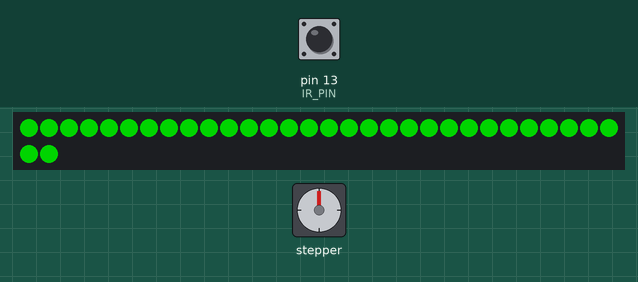
Simulated run of this sketch. Board: Arduino Mega 2560, built with avr-gcc and run on an emulated ATmega2560. On the bench: stepper motor, 32 RGB LEDs in strip order, left to right, continuing on the next row. Wiring (inferred from the names in the program): stepper motor driver (5000 steps per turn assumed): step pin 46; direction pin 45. The inputs (shaded band) are chosen by the test bench; at power-on: pin 13 (IR_PIN) LOW. Dim RGB values are drawn brighter than linear.

Above: at 5.1 s.
5.9 s: pin 13 (IR_PIN) driven HIGH
At 6.9 s:
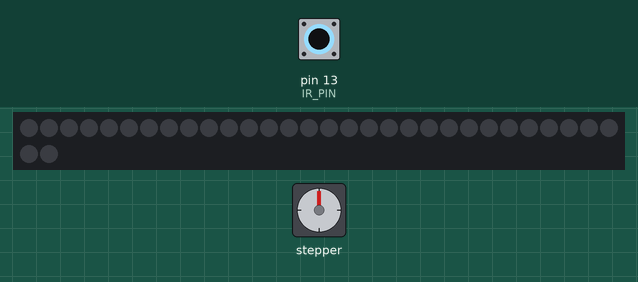
12.3 s: pin 13 (IR_PIN) driven LOW
At 13.2 s:
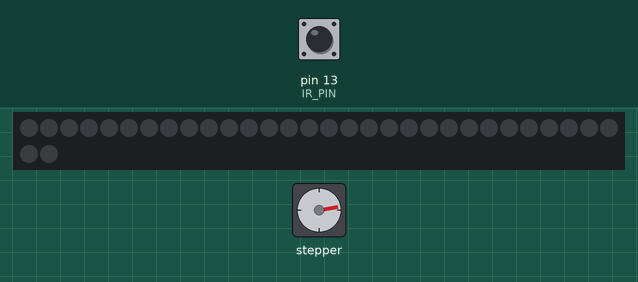
15.3 s: pin 13 (IR_PIN) driven HIGH
20.5 s: pin 13 (IR_PIN) pulsed LOW 2 times (0.12 s each, 0.3 s apart)
At 20.9 s:
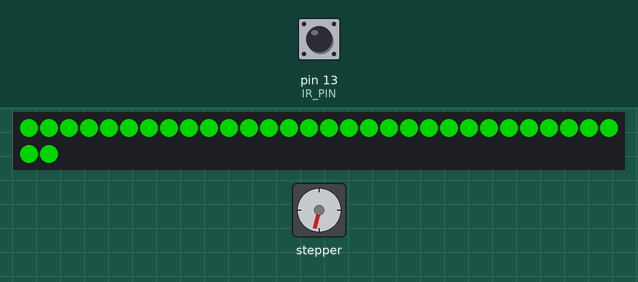
Timing chart, 0 to 32.4 s (numbered marks = the images above; inputs shaded):
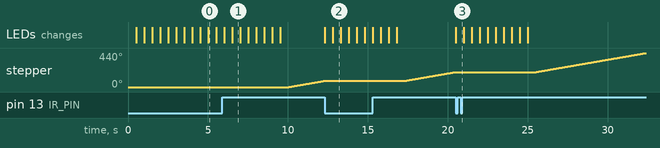

Measured:
- after the input at 5.9 s, stepper: keeps turning clockwise at about 36°/s, starting after 4.2 s
- after the input at 12.3 s, stepper: stops changing and stays 80°; the LEDs: first change at once (image 2 shows a later state)
- after the input at 15.3 s, stepper: keeps turning clockwise at about 36°/s, starting after 2.0 s
- after the input at 20.5 s, the LEDs: change at once (image 3)
- what the display in image 0 shows lasts 0.5 s, from 5.0 s to 5.5 s

The sketch:

while_looped.ino
```cpp
#include <FastLED.h>

#define PULL_PIN 46    // PULL
#define DIR_PIN 45     // Direction
#define IR_PIN 13      // IR sensor
#define LED_PIN 11
#define NUM_LEDS 32

CRGB leds[NUM_LEDS];

const int stepsPerRev = 5000; // 6400;
const float STEP_ANGLE = 1.8; // degrees per step

void setup() {
  pinMode(IR_PIN, INPUT);
  pinMode(DIR_PIN, OUTPUT);
  pinMode(PULL_PIN, OUTPUT);
  FastLED.addLeds<WS2812B, LED_PIN, GRB>(leds, NUM_LEDS);  // Initialize FastLED
}

void blinkLEDs() {
  const int blinkDuration = 5000; // 5 seconds blink
  const int blinkInterval = 500;  // 500 milliseconds (0.5 seconds)
  unsigned long startTime = millis();
  while (millis() - startTime < blinkDuration) {
    // Turn on all LEDs
    fill_solid(leds, NUM_LEDS, CRGB::Green);
    FastLED.show();
    delay(blinkInterval);

    // Turn off all LEDs
    fill_solid(leds, NUM_LEDS, CRGB::Black);
    FastLED.show();
    delay(blinkInterval);
  }
}

void runStepper(int angle, int speed) {
  int step_target_position = static_cast<int>(angle / STEP_ANGLE);
  int direction = (angle >= 0) ? HIGH : LOW;
  angle = abs(angle);

  digitalWrite(DIR_PIN, direction);

  int i = 0;
  while (i < step_target_position && digitalRead(IR_PIN) == HIGH) {
    digitalWrite(PULL_PIN, HIGH);  // Pulse the motor step
    delayMicroseconds(speed);
    digitalWrite(PULL_PIN, LOW);
    delayMicroseconds(speed);

    i++; // Increment step count
  }

  // Turn off the stepper motor after completing the rotation
  digitalWrite(PULL_PIN, LOW);

  // Check if the IR sensor is interrupted or the desired angle is reached
  if (digitalRead(IR_PIN) == LOW || i < step_target_position) {
    // Blink the LED strip for 5 seconds
    blinkLEDs();

    // Turn off the LED strip
    fill_solid(leds, NUM_LEDS, CRGB::Black);
    FastLED.show();
  }
}

void loop() {
  runStepper(100, 1000);
}
```
